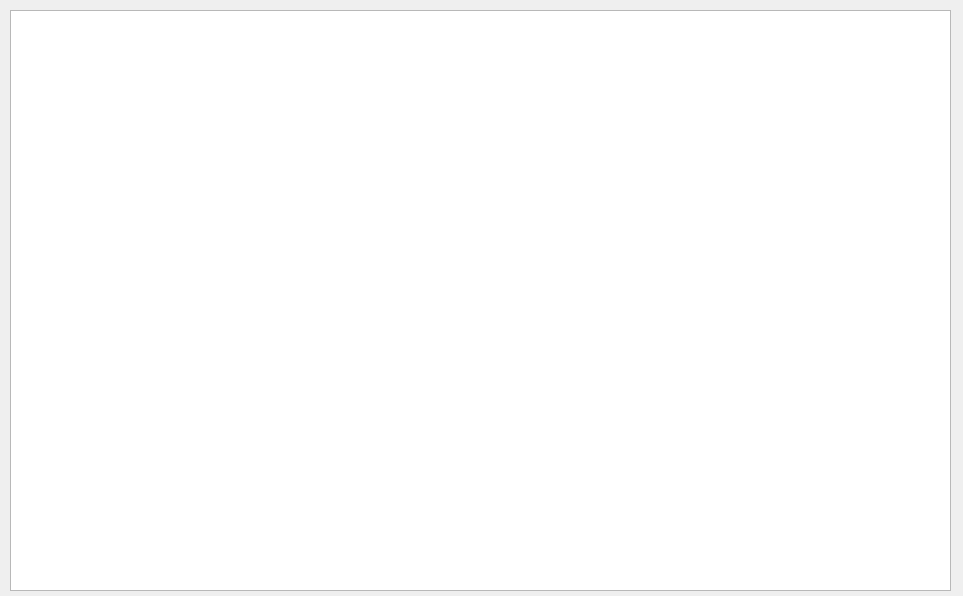
<?xml version="1.0" encoding="UTF-8"?>
<ui version="4.0">
 <class>MatrixWindow</class>
 <widget class="QMainWindow" name="MatrixWindow">
  <property name="geometry">
   <rect>
    <x>0</x>
    <y>0</y>
    <width>963</width>
    <height>596</height>
   </rect>
  </property>
  <property name="windowTitle">
   <string>MainWindow</string>
  </property>
  <widget class="QWidget" name="centralwidget">
   <widget class="QTableView" name="matrix">
    <property name="geometry">
     <rect>
      <x>10</x>
      <y>10</y>
      <width>941</width>
      <height>581</height>
     </rect>
    </property>
    <property name="editTriggers">
     <set>QAbstractItemView::NoEditTriggers</set>
    </property>
    <property name="textElideMode">
     <enum>Qt::ElideMiddle</enum>
    </property>
    <property name="wordWrap">
     <bool>false</bool>
    </property>
    <property name="cornerButtonEnabled">
     <bool>false</bool>
    </property>
    <attribute name="horizontalHeaderDefaultSectionSize">
     <number>31</number>
    </attribute>
    <attribute name="horizontalHeaderHighlightSections">
     <bool>true</bool>
    </attribute>
    <attribute name="horizontalHeaderMinimumSectionSize">
     <number>0</number>
    </attribute>
    <attribute name="horizontalHeaderStretchLastSection">
     <bool>true</bool>
    </attribute>
    <attribute name="verticalHeaderDefaultSectionSize">
     <number>17</number>
    </attribute>
    <attribute name="verticalHeaderMinimumSectionSize">
     <number>0</number>
    </attribute>
   </widget>
  </widget>
 </widget>
 <resources/>
 <connections/>
</ui>
